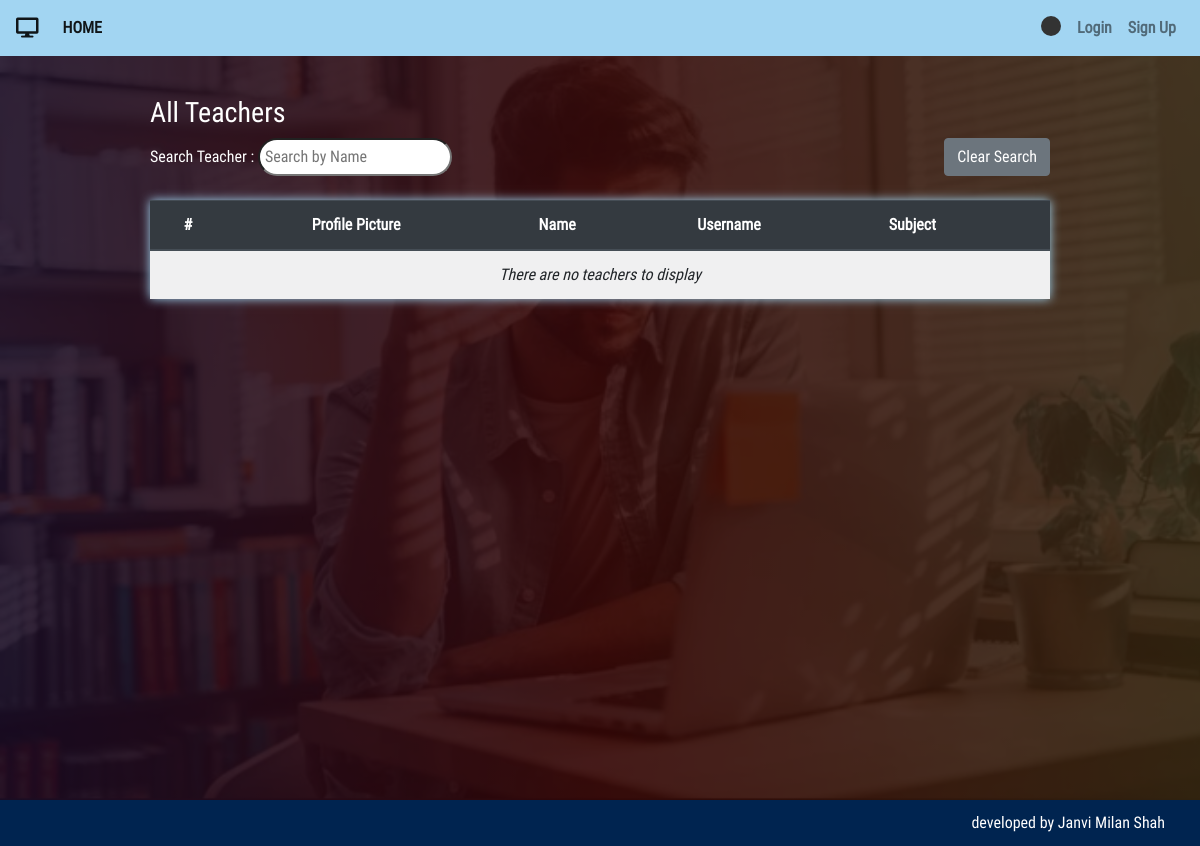
Page /classroom/teachers_list/ on the earlier database version.
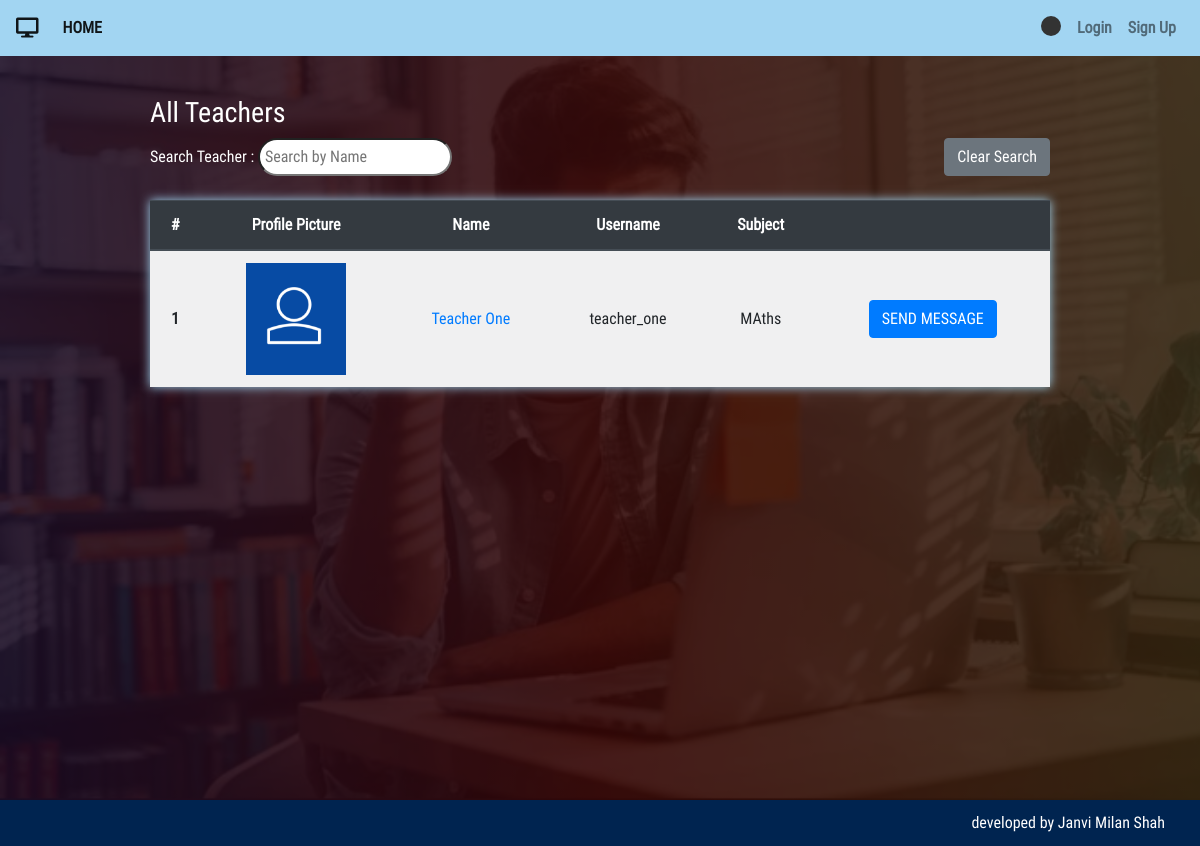
Same page on the later database version.
### classroom/models.py (models this page shows, shortened)
class Teacher(models.Model):
    user = models.OneToOneField(User,on_delete=models.CASCADE,primary_key=True,related_name='Teacher')
    name = models.CharField(max_length=250)
    subject_name = models.CharField(max_length=250)
    email = models.EmailField(max_length=254)
    phone = models.IntegerField()
    teacher_profile_pic = models.ImageField(upload_to="classroom/teacher_profile_pic",blank=True)
    class_students = models.ManyToManyField(Student,through="StudentsInClass")

class User(AbstractUser):
    is_student = models.BooleanField(default=False)
    is_teacher = models.BooleanField(default=False)

### classroom/views.py (the view)
# urls.py: path('teachers_list/',views.teachers_list,name="teachers_list"),
def teachers_list(request):
    query = request.GET.get("q", None)
    qs = Teacher.objects.all()
    if query is not None:
        qs = qs.filter(
                Q(name__icontains=query)
                )
    context = {
        "teachers_list": qs,
    }
    template = "classroom/teachers_list.html"
    return render(request, template, context)

### template/classroom/teachers_list.html
{% extends "classroom/base.html" %}
{% load bootstrap4 %}
{% load static %}
{% block content %}
	<div class="use-content">
		<div class="contain">
		    <div class="change_pwd assignment_list">
		    	<h3>All Teachers</h3>
		        <form method='GET' action="{% url 'classroom:teachers_list' %}">
    				Search Teacher : <input type='search' name='q' placeholder="Search by Name" style="width: auto;" class="answer">&nbsp;<a href="{% url 'classroom:teachers_list' %}" class="btn btn-secondary" style="float: right;">Clear Search</a>
  				</form>
  				<br>
  				<table class="table table-light table-striped table-hover">
					<thead class="thead-dark">
				  		<tr>
						    <th scope="col">#</th>
						    <th scope="col">Profile Picture</th>
						    <th scope="col">Name</th>
						    <th scope="col">Username</th>
						    <th scope="col">Subject</th>
						    <th scope="col"></th>
				  		</tr>
					</thead>
					<tbody>
							{% if teachers_list|length == 0 %}
								<tr>
									<td colspan="6" style="text-align: center;font-style: italic;">There are no teachers to display</td>
					    		</tr>
							{% else %}
								{% for teacher in teachers_list %}
						    		<tr>
										<th scope="row" class="align-middle">{{ forloop.counter }}</th>
										<td class="align-middle">
											{% if teacher.teacher_profile_pic %}
										        <img src="{{ teacher.teacher_profile_pic.url }}">
										    {% else %}
										        <img src="{% static 'images/login-avatar.PNG' %}">
										    {% endif %}
										</td>
										<td class="align-middle"><a href="{% url 'classroom:teacher_detail' pk=teacher.user.pk %}" target="_blank" style="text-decoration: none;">{{ teacher.name }}</a></td>
										<td class="align-middle">{{ teacher.user.username }}</a></td>
										<td class="align-middle">{{ teacher.subject_name }}</td>
										<td class="align-middle"><a href="{% url 'classroom:messages_list' pk=teacher.pk %}" class="btn btn-primary" target="_blank">SEND MESSAGE</a></td>
						    		</tr>
						  		{% endfor %}
							{% endif %}
					</tbody>
				</table>
		    </div>
		</div>
	</div>
{% endblock %}

Differences in the rows shown:
added Teacher: name "Teacher One", user.username "teacher_one", subject_name "MAths"
Other differences:
text no longer shown: "There are no teachers to display"
